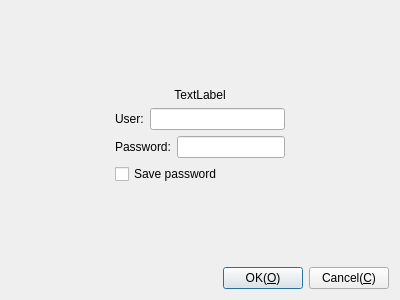
<?xml version="1.0" encoding="UTF-8"?>
<ui version="4.0">
 <class>CDlgGetUserPassword</class>
 <widget class="QDialog" name="CDlgGetUserPassword">
  <property name="geometry">
   <rect>
    <x>0</x>
    <y>0</y>
    <width>400</width>
    <height>300</height>
   </rect>
  </property>
  <property name="windowTitle">
   <string>Input password</string>
  </property>
  <layout class="QGridLayout" name="gridLayout">
   <item row="2" column="0">
    <layout class="QHBoxLayout" name="horizontalLayout_5">
     <item>
      <spacer name="horizontalSpacer">
       <property name="orientation">
        <enum>Qt::Horizontal</enum>
       </property>
       <property name="sizeHint" stdset="0">
        <size>
         <width>82</width>
         <height>20</height>
        </size>
       </property>
      </spacer>
     </item>
     <item>
      <layout class="QVBoxLayout" name="verticalLayout">
       <item>
        <layout class="QHBoxLayout" name="horizontalLayout_3">
         <item>
          <widget class="QLabel" name="label_2">
           <property name="text">
            <string>User:</string>
           </property>
          </widget>
         </item>
         <item>
          <widget class="QLineEdit" name="leUser"/>
         </item>
        </layout>
       </item>
       <item>
        <layout class="QHBoxLayout" name="horizontalLayout_2">
         <item>
          <widget class="QLabel" name="label_3">
           <property name="text">
            <string>Password:</string>
           </property>
          </widget>
         </item>
         <item>
          <widget class="QLineEdit" name="lePassword">
           <property name="echoMode">
            <enum>QLineEdit::Password</enum>
           </property>
          </widget>
         </item>
        </layout>
       </item>
       <item>
        <widget class="QCheckBox" name="cbSavePassword">
         <property name="text">
          <string>Save password</string>
         </property>
        </widget>
       </item>
      </layout>
     </item>
     <item>
      <spacer name="horizontalSpacer_2">
       <property name="orientation">
        <enum>Qt::Horizontal</enum>
       </property>
       <property name="sizeHint" stdset="0">
        <size>
         <width>82</width>
         <height>20</height>
        </size>
       </property>
      </spacer>
     </item>
    </layout>
   </item>
   <item row="4" column="0">
    <layout class="QHBoxLayout" name="horizontalLayout">
     <item>
      <spacer name="horizontalSpacer_3">
       <property name="orientation">
        <enum>Qt::Horizontal</enum>
       </property>
       <property name="sizeHint" stdset="0">
        <size>
         <width>40</width>
         <height>20</height>
        </size>
       </property>
      </spacer>
     </item>
     <item>
      <widget class="QPushButton" name="pbOK">
       <property name="text">
        <string>OK(&amp;O)</string>
       </property>
      </widget>
     </item>
     <item>
      <widget class="QPushButton" name="pbCancel">
       <property name="text">
        <string>Cancel(&amp;C)</string>
       </property>
      </widget>
     </item>
    </layout>
   </item>
   <item row="0" column="0">
    <spacer name="verticalSpacer_2">
     <property name="orientation">
      <enum>Qt::Vertical</enum>
     </property>
     <property name="sizeHint" stdset="0">
      <size>
       <width>20</width>
       <height>75</height>
      </size>
     </property>
    </spacer>
   </item>
   <item row="3" column="0">
    <spacer name="verticalSpacer">
     <property name="orientation">
      <enum>Qt::Vertical</enum>
     </property>
     <property name="sizeHint" stdset="0">
      <size>
       <width>20</width>
       <height>73</height>
      </size>
     </property>
    </spacer>
   </item>
   <item row="1" column="0">
    <widget class="QLabel" name="lbText">
     <property name="text">
      <string>TextLabel</string>
     </property>
     <property name="alignment">
      <set>Qt::AlignCenter</set>
     </property>
    </widget>
   </item>
  </layout>
 </widget>
 <resources/>
 <connections/>
</ui>
